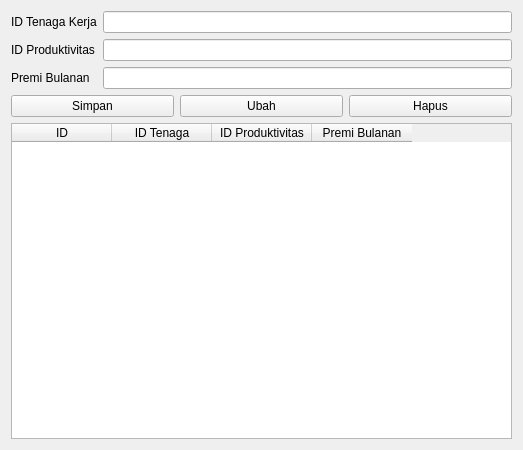
<?xml version="1.0" encoding="UTF-8"?>
<ui version="4.0">
 <class>FormPremi</class>
 <widget class="QWidget" name="FormPremi">
  <property name="geometry">
   <rect>
    <x>0</x>
    <y>0</y>
    <width>523</width>
    <height>450</height>
   </rect>
  </property>
  <property name="windowTitle">
   <string>Form Data Premi</string>
  </property>
  <layout class="QVBoxLayout" name="verticalLayout">
   <item>
    <layout class="QFormLayout" name="formLayout">
     <item row="0" column="0">
      <widget class="QLabel" name="labelTenaga">
       <property name="text">
        <string>ID Tenaga Kerja</string>
       </property>
      </widget>
     </item>
     <item row="0" column="1">
      <widget class="QLineEdit" name="editIdTenaga"/>
     </item>
     <item row="1" column="0">
      <widget class="QLabel" name="labelProduktivitas">
       <property name="text">
        <string>ID Produktivitas</string>
       </property>
      </widget>
     </item>
     <item row="1" column="1">
      <widget class="QLineEdit" name="editIdProduktivitas"/>
     </item>
     <item row="2" column="0">
      <widget class="QLabel" name="labelPremi">
       <property name="text">
        <string>Premi Bulanan</string>
       </property>
      </widget>
     </item>
     <item row="2" column="1">
      <widget class="QLineEdit" name="editPremiBulanan"/>
     </item>
    </layout>
   </item>
   <item>
    <layout class="QHBoxLayout" name="buttonLayout">
     <item>
      <widget class="QPushButton" name="btnSimpan">
       <property name="text">
        <string>Simpan</string>
       </property>
      </widget>
     </item>
     <item>
      <widget class="QPushButton" name="btnUbah">
       <property name="text">
        <string>Ubah</string>
       </property>
      </widget>
     </item>
     <item>
      <widget class="QPushButton" name="btnHapus">
       <property name="text">
        <string>Hapus</string>
       </property>
      </widget>
     </item>
    </layout>
   </item>
   <item>
    <widget class="QTableWidget" name="tabelPremi">
     <property name="columnCount">
      <number>4</number>
     </property>
     <column>
      <property name="text">
       <string>ID</string>
      </property>
     </column>
     <column>
      <property name="text">
       <string>ID Tenaga</string>
      </property>
     </column>
     <column>
      <property name="text">
       <string>ID Produktivitas</string>
      </property>
     </column>
     <column>
      <property name="text">
       <string>Premi Bulanan</string>
      </property>
     </column>
    </widget>
   </item>
  </layout>
 </widget>
 <resources/>
 <connections/>
</ui>
